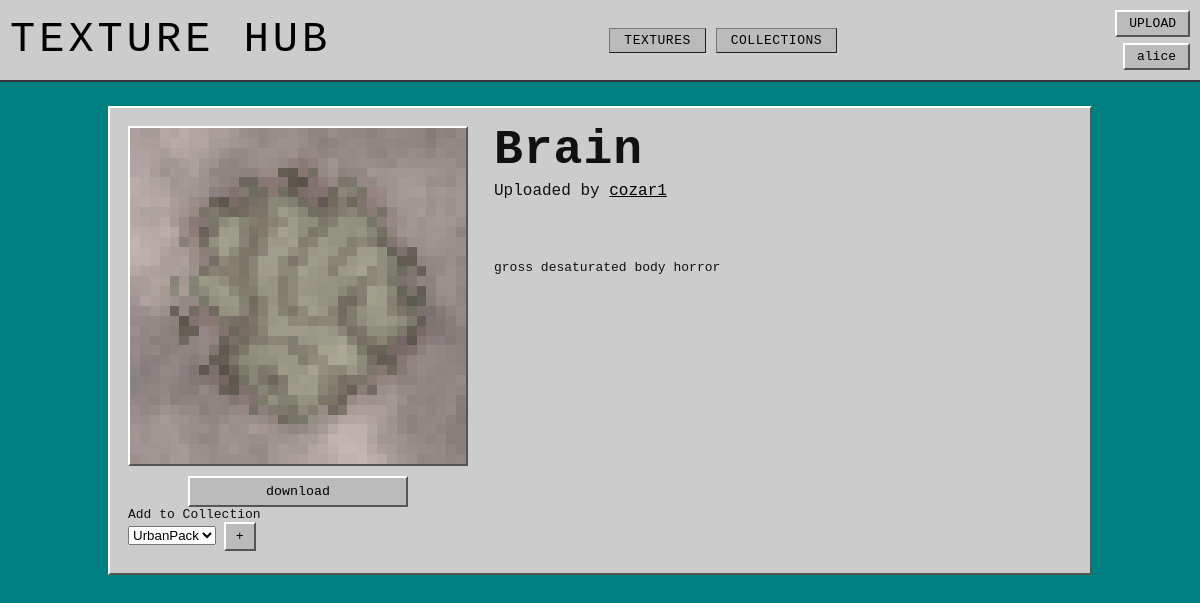
/texture/2 (signed in), run on the app's committed database.
### app.py (models this page shows)
class User(db.Model):
    __tablename__ = 'User'
    user_id = db.Column(db.Integer, primary_key=True)
    user_name = db.Column(db.String(80), unique=True, nullable=False)
    user_password = db.Column(db.String(120), nullable=False)
    user_rating = db.Column(db.Integer, default=0)

class Texture(db.Model):
    __tablename__ = 'Texture'
    texture_id = db.Column(db.Integer, primary_key=True)
    texture_name = db.Column(db.String(80), unique=True, nullable=False)
    texture_address = db.Column(db.String(120), nullable=False)
    texture_user_id = db.Column(db.Integer, default=0)
    texture_tags = db.Column(db.String(200), nullable=True)

### app.py (the view)
@app.route('/texture/<texture_id>', methods=["POST", "GET"])
def texture(texture_id):
    user = get_current_user()
    if user is None:
        return redirect('/login')
    collections = Collection.query.filter_by(collection_user_id=user.user_id).all()
    if request.method == 'POST':
        if 'collection' in request.form:
            collection_id = request.form.get('collection')
            tc = Texture_Collection(texture_id=texture_id, collection_id=collection_id)
            db.session.add(tc)
            db.session.commit()
    texture = Texture.query.filter_by(texture_id=texture_id).first()
    uploaded_user = User.query.filter_by(user_id=texture.texture_user_id).first()
    return render_template('texture.html', user=get_current_user(), texture=texture, uploaded_user=uploaded_user, collections=collections)

### app.py (called while the page is built)
def get_current_user():
    user_id = session.get('user_id')
    if user_id is None:
        return None
    return User.query.get(user_id)

@app.template_filter('texture_url')
def texture_image_url(address):
    if not address:
        return DEFAULT_TEXTURE_URL
    addr = str(address).strip().replace('\\', '/')
    if addr.startswith('/static/images/'):
        rel = addr[len('/static/images/') :]
    elif addr.startswith('static/images/'):
        rel = addr[len('static/images/') :]
    else:
        rel = os.path.basename(addr)
    rel = os.path.basename(rel)
    if not rel or rel.startswith('.'):
        return DEFAULT_TEXTURE_URL
    full = os.path.join(STATIC_IMAGES_DIR, rel)
    if os.path.isfile(full):
        return f'/static/images/{rel}'
    return DEFAULT_TEXTURE_URL

### templates/texture.html (shortened to what this page needs)
{% extends "template.html" %}
{% block content %}
<div class="texture-shell">
    <main class="texture-shell__main">
        <section class="texture-panel">
            <div class="texture-hero">
                <div class="texture-hero__preview">
                    <div class="texture-hero__frame">
                        <img class="texture-hero__img" src="{{ texture.texture_address | texture_url }}" alt="{{ texture.texture_name }}">
                    </div>
                    <form class="texture-hero__download" action="/download/{{texture.texture_id}}" method="post">
                        <input type="submit" value="download" name="download">
                    </form>
                    <label for="cars">Add to Collection</label>
                    <form action="/texture/{{texture.texture_id}}" method="post">
                        <select name="collection" id="cars">
                            {% for item in collections %}
                            <option value="{{ item.collection_id }}">{{ item.collection_name }}</option>
                            {% endfor %}
                        </select>
                        <input type="submit" value="+" name="add_to_collection">
                    </form>
                </div>
                <div class="texture-hero__meta">
                    <h1 class="texture-hero__title">{{ texture.texture_name }}</h1>
                    <div class="texture-hero__sub">Uploaded by <a class="texture-hero__user" href="/user/{{ uploaded_user.user_name }}">{{ uploaded_user.user_name }}</a></div>
                    <div class="texture-hero__blurb" aria-hidden="true">
                        <div> </div>
                        <div> </div>
                        <div> </div>
                    </div>
                    {% if texture.texture_tags %}
                        {% for tag in texture.texture_tags.split(',') %}
                        <span class="texture-tag">{{ tag.strip() }}</span>
                        {% endfor %}
                    {% endif %}
                </div>
            </div>
        </section>
    </main>
</div>
{% endblock %}

### templates/template.html (shortened to what this page needs)
<!DOCTYPE html>
<html lang="en">
<head>
    <link rel="stylesheet" href="/static/style.css">
</head>
<body>
    {% if request.endpoint not in ('login', 'signup') %}
    <header class="topbar">
        <a href="/" class="logo">TEXTURE HUB</a>
        <nav class="nav">
            <a href="/0" class="nav-btn {% if request.path == '/' %}nav-btn--active{% endif %}">TEXTURES</a>
            <a href="/1" class="nav-btn {% if request.path == '/collections' %}nav-btn--active{% endif %}">COLLECTIONS</a>
        </nav>
        <nav class="auth">
            {% if user %}
                <a href="/upload">UPLOAD</a>
                <a class="dropbtn" href="/user/{{ user.user_name }}">{{ user.user_name }}</a>
            {% else %}
                <a href="/login">LOGIN</a>
                <a href="/signup">SIGNUP</a>
            {% endif %}
        </nav>
    </header>
    {% endif %}
    {% block content %}
    {% endblock %}
</body>
</html>

### static/style.css (style rules this page uses)
:root { --bg-main: #008080; --bg-light: #ccc; --bg-mid: #bbb; --bg-dark: #999; --bg-panel: #aaa; --text-main: #111; --text-invert: #fff; --border-light: #888; --border-dark: #777; --bevel-hi: #fff; --bevel-lo: #555; --bevel-mid: #111; --border-outset: 2px outset var(--border-light); --border-inset: 1px outset var(--border-dark); --pad-sm: 5px; --pad-md: 10px; --pad-lg: 20px; }
* { image-rendering: pixelated; }
body { margin: 0; font-family: monospace; background: var(--bg-main); color: var(--text-main); }
button, .dropbtn, .texture-name, input[type="submit"] { padding: var(--pad-sm) var(--pad-md); background: var(--bg-mid); border: 2px solid var(--bevel-mid); border-top-color: var(--bevel-hi); border-left-color: var(--bevel-hi); border-right-color: var(--bevel-lo); border-bottom-color: var(--bevel-lo); cursor: pointer; font-family: monospace; }
a { padding: var(--pad-sm) var(--pad-md); background: var(--bg-mid); border: 2px solid var(--bevel-mid); border-top-color: var(--bevel-hi); border-left-color: var(--bevel-hi); border-right-color: var(--bevel-lo); border-bottom-color: var(--bevel-lo); cursor: pointer; font-family: monospace; color: black; text-decoration: none; }
input, .search { background: var(--bg-mid); border: 2px solid var(--bevel-mid); border-top-color: var(--bevel-lo); border-left-color: var(--bevel-lo); border-right-color: var(--bevel-hi); border-bottom-color: var(--bevel-hi); font-family: monospace; }
.topbar { display: flex; justify-content: space-between; align-items: center; padding: var(--pad-md); background: var(--bg-light); border-bottom: var(--border-outset); gap: 14px; }
.logo { margin: 0; letter-spacing: 4px; font-size: 42px; line-height: 1; padding: 0; background: transparent; border: 0; }
.nav { display: flex; align-items: center; gap: 10px; }
.nav-btn { display: inline-block; padding: 4px 14px; background: var(--bg-mid); border: var(--border-inset); font-family: monospace; text-decoration: none; color: #000; letter-spacing: 0.5px; }
.auth { display: flex; flex-direction: column; align-items: flex-end; gap: 6px; }
.auth a { padding: 4px 12px; }
.texture-shell { min-height: calc(100vh - 60px); background: var(--bg-main); padding: 24px 0 34px; box-sizing: border-box; display: block; }
.texture-shell__main { background: transparent; padding: 0; }
.texture-panel { width: min(980px, calc(100% - 32px)); margin: 0 auto; background: var(--bg-light); border: 2px solid var(--bevel-mid); border-top-color: var(--bevel-hi); border-left-color: var(--bevel-hi); border-right-color: var(--bevel-lo); border-bottom-color: var(--bevel-lo); }
.texture-hero { display: grid; grid-template-columns: 340px 1fr; gap: 26px; align-items: start; padding: 18px 18px 22px; }
.texture-hero__frame { background: #666; border: 2px solid var(--bevel-mid); border-top-color: var(--bevel-hi); border-left-color: var(--bevel-hi); border-right-color: var(--bevel-lo); border-bottom-color: var(--bevel-lo); }
.texture-hero__img { width: 100%; display: block; aspect-ratio: 1; object-fit: contain; background: #444; }
.texture-hero__download { margin-top: 10px; text-align: center; }
.texture-hero__download input[type="submit"] { width: 100%; max-width: 220px; padding: 6px 10px; background: var(--bg-mid); text-transform: lowercase; }
.texture-hero__title { margin: 0; font-size: 48px; line-height: 1; letter-spacing: 1px; font-weight: 700; }
.texture-hero__sub { margin-top: 8px; font-size: 16px; }
.texture-hero__user { padding: 0; background: transparent; border: 0; text-decoration: underline; }
.texture-hero__blurb { margin-top: 18px; max-width: 520px; font-size: 14px; line-height: 1.55; opacity: 0.9; }
.texture-hero__blurb div { height: 14px; }

### data on the page
User: user_name "alice"
Texture: texture_address|texture_url (picture), texture_name "Brain"
User: user_name "cozar1"

### other printed values
{{ tag.strip() }} "gross" "desaturated" "body" "horror"
form field collection "UrbanPack"
